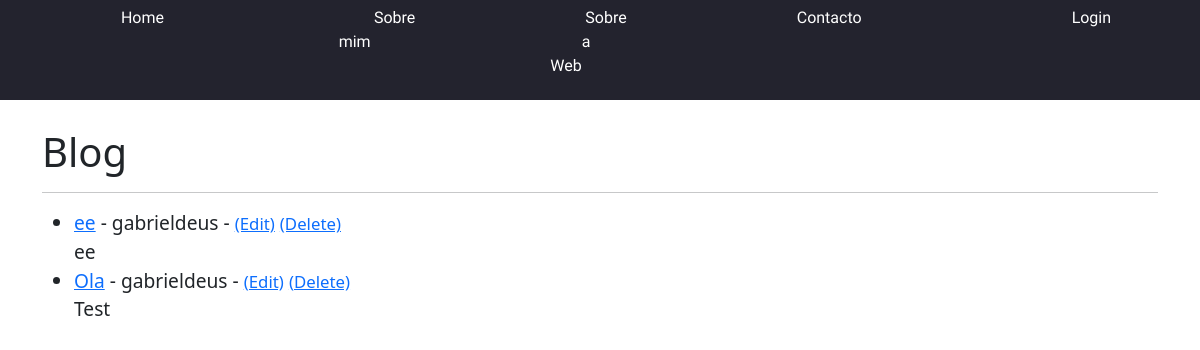
Screenshot of /portfolio/blog/ with the database file from the repository.
### portfolio/models.py (models this page shows, shortened)
class Blog(models.Model):
    autor = models.ForeignKey(User, on_delete=models.CASCADE)
    data = models.DateTimeField(auto_now_add=True)
    titulo = models.CharField(max_length=30)
    descricao = models.TextField()

### portfolio/views.py (the view)
# urls.py: path('blog/', BlogView.as_view(), name='blog'),
class BlogView(ListView):
    model = Blog
    template_name = 'portfolio/home.html'

### portfolio/templates/portfolio/home.html
{% extends 'portfolio/base.html' %}
{% block content %}
<div class="container-md">
    <br>
    <br>
    <h1>Blog</h1>
    <hr>
    <ul>
        {% for blog in object_list %}
        <li style="font-size: 1.2em"><a href="{% url 'portfolio:blog-details' blog.pk %}">{{ blog.titulo }}</a>
            - {{ blog.autor }} -
            <small><a href="{% url 'portfolio:edit_blog' blog.pk %}">(Edit)</a></small>
            <small><a href="{% url 'portfolio:delete_blog' blog.pk %}">(Delete)</a></small><br/>
            {{ blog.descricao }}
        </li>
        {% endfor %}
    </ul>
</div>
{% endblock %}

### portfolio/static/portfolio/css/base.css (style rules this page uses)
body { margin: 15px 15px 30px 5vw; }

### rows the page displays
Blog: titulo "ee", autor "gabrieldeus", descricao "ee"
Blog: titulo "Ola", autor "gabrieldeus", descricao "Test"
